Frame 1 (no input): blank canvas, image omitted
Frame 60 (the mouse pressed at the canvas centre just before this capture): blank canvas, image omitted
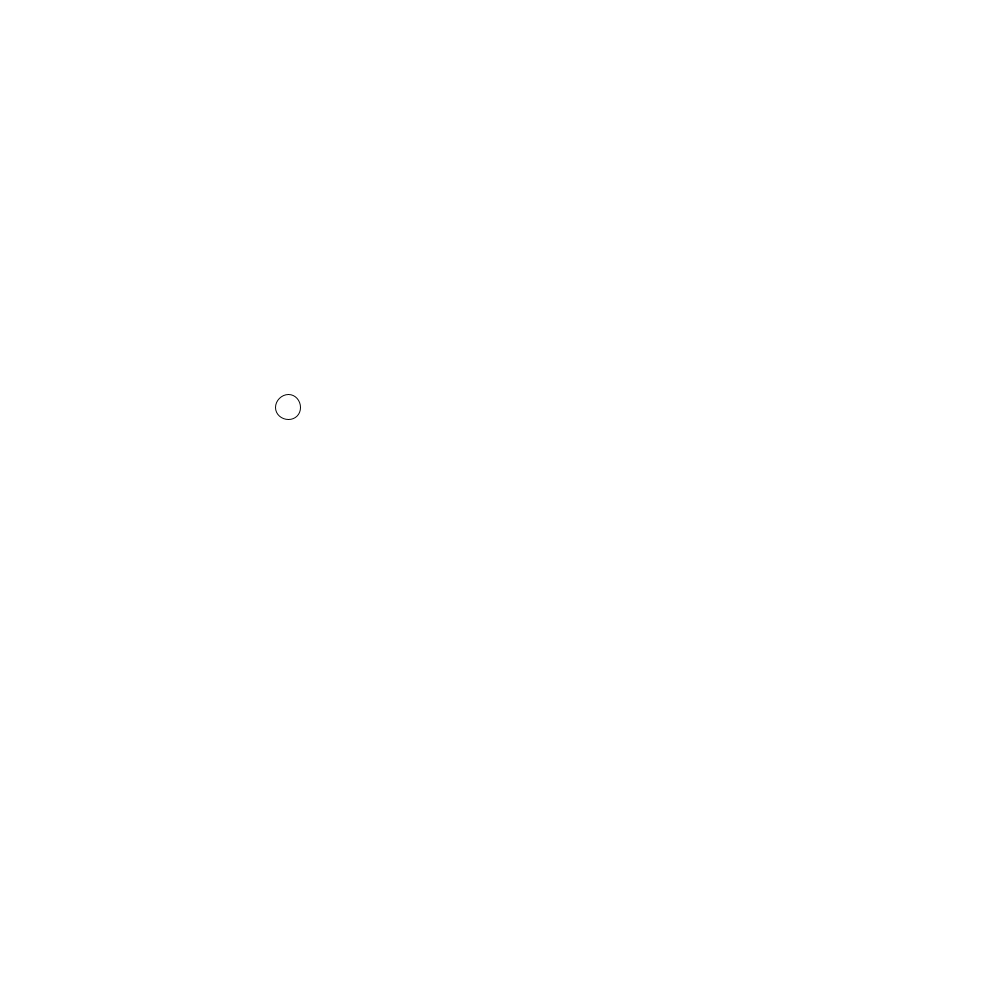
Frame 120 (the mouse held since frame 60 and released just before this capture)

The Processing sketch whose frames 1 and 60 were blank and that drew this single picture after the mouse press (run headless with seeded random() and noise(); from frame 60 on, the mouse is pressed at the canvas centre):

// Processing sketch: processing_105643
// ── processing_105643.pde

void setup() {
  size (1000,1000);
  smooth();
  frameRate(60);
}

int dx = 2;
int dy = 3;

int x = 50;
int y = 50;

void draw() {
  background(255,255,255);
  fill(255);
  ellipse(x,y,25,25);
  
  x = x + dx;
  y = y + dy ;
  
  if( x < 0 || x > 475){
    dx = -1 * dx;
  }
  if( y < 0 || y > 475){
    dy = -1 * dy;
  }
}
